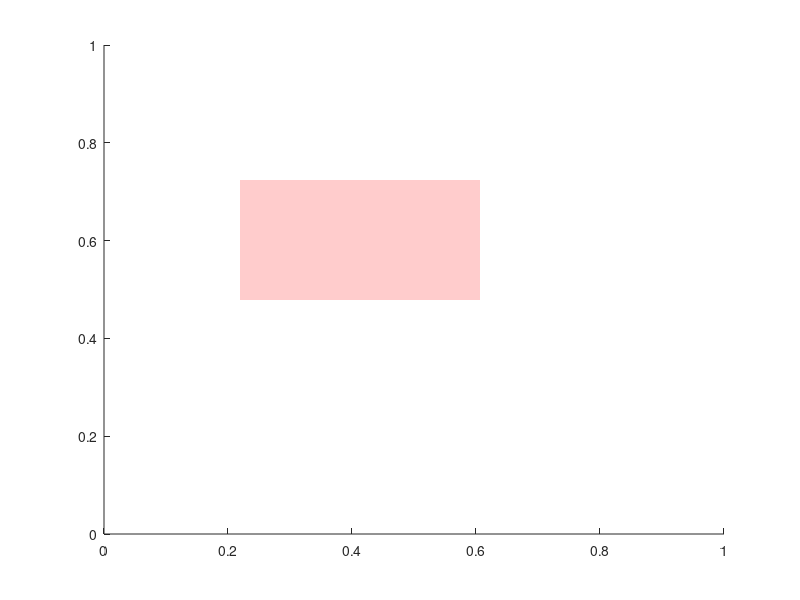

MATLAB code to generate this figure:
figure;
axes
alpha=.2
color=[1 0 0]
hrect=annotation('rectangle',[0.3 0.5 .3 .2])
set(hrect,'FaceColor',color);
set(hrect,'FaceAlpha',alpha);
set(hrect,'LineStyle','none');